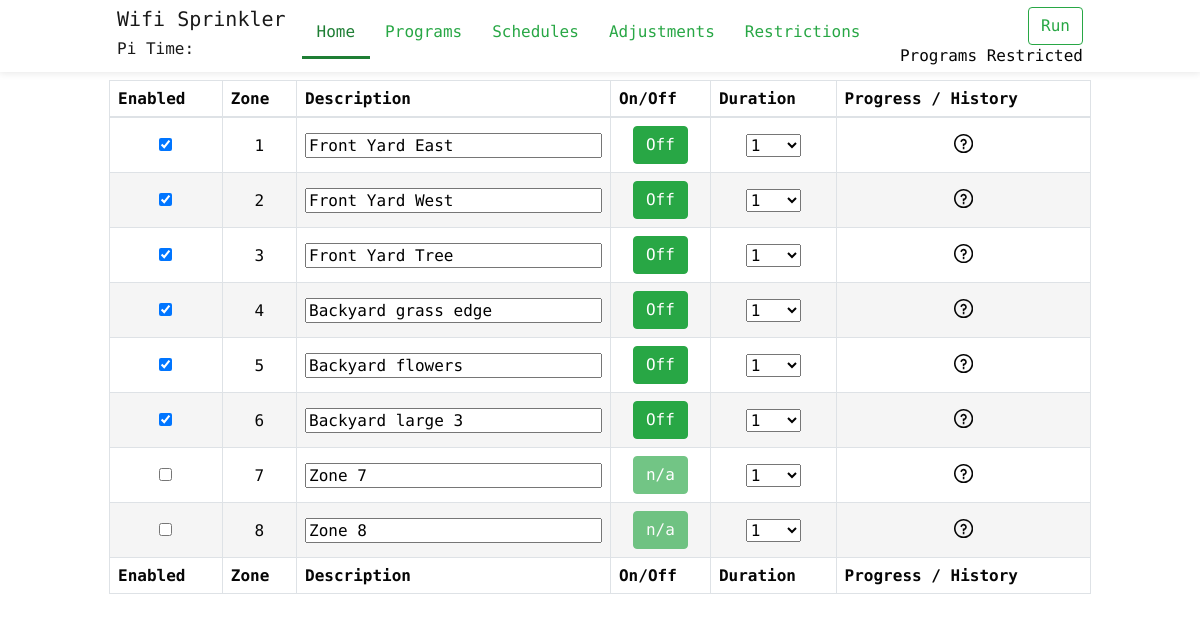
Before: / with the older database file.
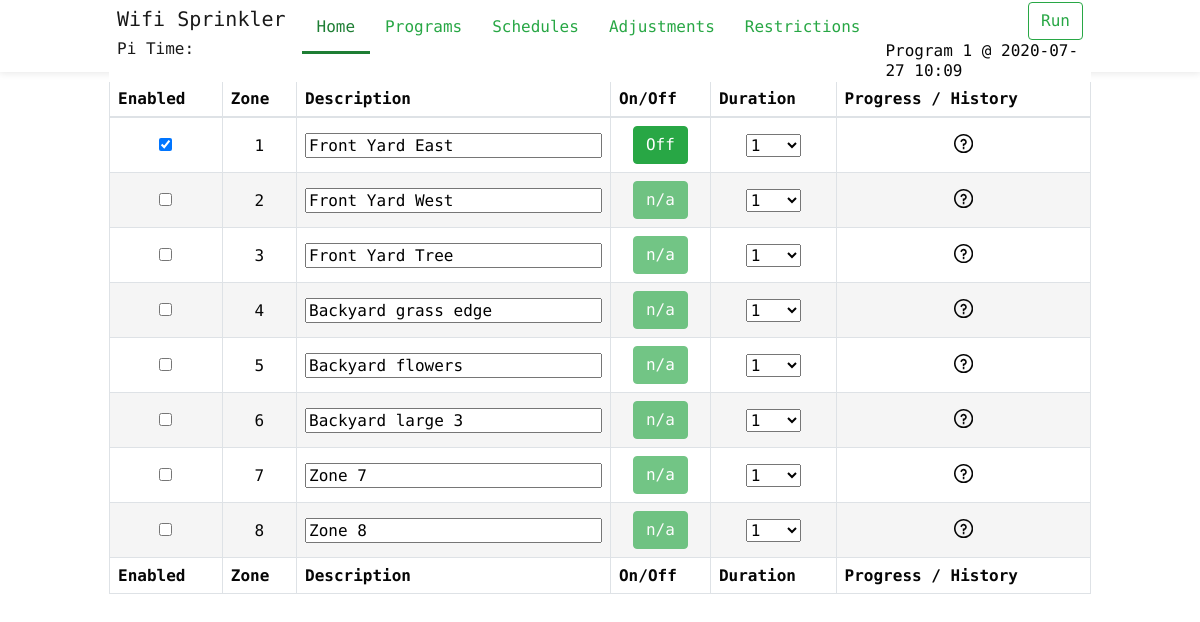
After: the same page with the newer database file.
### main.py (models this page shows)
class Zone(db.Model):
	__tablename__ = 'Zone'
	zone_id = db.Column(db.Integer, primary_key=True)
	description = db.Column(db.String(120), unique=False, nullable=True)
	enabled = db.Column(db.Boolean)
	program_zones = db.relationship('Program_Zones', backref='zone')

class Program(db.Model):
	__tablename__ = 'Program'
	program_id = db.Column(db.Integer, primary_key=True)
	description = db.Column(db.String(120), unique=False, nullable=True)
	enabled = db.Column(db.Boolean)
	program_zones = db.relationship('Program_Zones', backref='program', cascade="all, delete-orphan")
	program_run = db.relationship('Program_Run', backref='program', cascade="all, delete-orphan")
	program_schedule = db.relationship('Program_Schedule', backref='program', cascade="all, delete-orphan")
	program_adjustment = db.relationship('Program_Adjustment', backref='program', cascade="all, delete-orphan")
	program_restriction = db.relationship('Program_Restriction', backref='program', cascade="all, delete-orphan")

### main.py (the view)
@app.route("/")
def index():
	zones = Zone.query.all()
	next_progam_run = GetNextProgamRun()
	return render_template('index.html', zones=zones, next_progam_run=next_progam_run, curent_page='Home')

### main.py (called while the page is built)
@app.context_processor
def utility_processor():
	return dict(isAllowedTime=isAllowedTime )

@app.template_filter('datetimeformat')
def datetimeformat(value, format='%Y-%m-%d %H:%M'):
	return value.strftime(format)

### templates/index.html (shortened to what this page needs)
{% extends 'layout.html' %}
{% from "_macros.html" import duration %}
{% block body %}
		<div class="container" >
			<div class="row">
				<div id="zone_div" class="col-lg-12">
					<table class="table table-bordered dataTable" id="dataTable" cellspacing="0"  width="100%">
						<thead>
							<tr role="row">
							<th >Enabled</th>
							<th class="td-select">Zone</th>
							<th >Description</th>
							<th id="ZoneOnOffSpan">On/Off</th>
							<th >Duration</th>
							<th >Progress / History</th>
						</thead>
						<tfoot>
							<tr>
								<th >Enabled</th>
								<th class="td-select">Zone</th>
								<th >Description</th>
								<th id="ZoneOnOffSpan">On/Off</th>
								<th >Duration</th>
								<th >Progress / History</th>
							</tr>
						</tfoot>
						<tbody>
						  {% for zone in zones %}
						  	{% if zone.zone_id % 2 == 0 %}
						    <tr role="row" class="RowEven">
						    {% else %}
						    <tr role="row" class="RowOdd">
						    {% endif %}
						      <td >
						        {% if zone.enabled %}
						          <input type="checkbox" id="chk_{{zone.zone_id}}" name="chk_{{zone.zone_id}}" checked>
						        {% else %}
						          <input type="checkbox" id="chk_{{zone.zone_id}}" name="chk_{{zone.zone_id}}">
						        {% endif %}
						      </td>
						      <td class="td-select">{{ zone.zone_id }}</td>
						      <td id="ZoneDescriptionSpan"><input type="text" id="desc_{{ zone.zone_id }}" value="{{ zone.description }}"></td>
						      {% if zone.enabled %}
						        <td id=""><button class="btn btn-success" type='button' value=0 id='{{ zone.zone_id }}'>Off</button></td>
						      {% else %}
						        <td id=""><button class="btn btn-success" type='button' value=0 id='{{ zone.zone_id }}' disabled>n/a</button></td>
						      {% endif %}
						      <td>{{ duration(zone.zone_id, 0) }}</td>
						      <td>
										<svg class="icon icon-zone-question" id="zone-history_{{ zone.zone_id }}">
											<use xlink:href="/static/css/symbol-defs.svg#icon-question"></use>
										</svg>
									</td>
						   	</tr>
						  {% endfor %}
						</tbody>
					</table>
				</div>
			</div>
		</div>
	</body>
</html>
{% endblock %}

### templates/layout.html (shortened to what this page needs)
<!doctype html>
<html lang="">
	<head>
		<link rel="stylesheet" href="{{ url_for('static', filename='css/bootstrap.min.css') }}">
		<link rel="stylesheet" href="{{ url_for('static', filename='css/wifi-sprinkler.css') }}">
		<link rel="stylesheet" href="//code.jquery.com/ui/1.12.1/themes/base/jquery-ui.css">
	</head>
	<body class="home with-promo">
		<header class="fixed-top">
			<div class="headerLightBox">
				<div class="container" >
					<nav class="navbar navbar-toggleable-md navbar-light">
						<div class="logo">
							<a class="navbar-brand" href="/">
								<h5>Wifi Sprinkler</h6>
								<h6>Pi Time: <Pi Time: <span id='time_value' class="label" ></h6>
							</a>
						</div>
						<div class="navigation">
							<ul class="nav navbar-left">
								<li class="nav-item {{'active' if curent_page=='Home'}} tf-menu">
									<a class="nav-link" href="/">Home</a>
								</li>
								<li class="nav-item {{'active' if curent_page=='Programs'}} tf-menu">
									<a class="nav-link" href="/programs">Programs</a>
								</li>
								<li class="nav-item {{'active' if curent_page=='Schedules'}} tf-menu">
									<a class="nav-link" href="/schedules">Schedules</a>
								</li>
								<li class="nav-item {{'active' if curent_page=='Adjustments'}} tf-menu">
									<a class="nav-link" href="/adjustments">Adjustments</a>
								</li>
								<li class="nav-item {{'active' if curent_page=='Restrictions'}} tf-menu">
									<a class="nav-link" href="/restrictions">Restrictions</a>
								</li>
							</ul>
							<ul class="nav navbar-right justify-content-end">
								<li>
									<button class="btn btn-outline-success my-2 my-sm-0 start_stop_btn" type="button" id="">Run</button>
								</li>
								{% if next_progam_run.program is not none %}
								<li>
									<div style="padding-left: 10px;">
										<span class="middle">
										{{next_progam_run.program}}{{' @ ' + next_progam_run.run_datetime|datetimeformat if next_progam_run.program_id != 0 else ''}}
									</span>
									</div>
								</li>
								{% endif %}
							</ul>
						</div>
					</nav>
				</div>
			</div>
		</header>
		{% block body %}{% endblock %}

### templates/_macros.html (shortened to what this page needs)
{% macro duration(id, value, enabled=True) %}
<select id ="select_{{ id }}" style="width:55px;" {{'' if enabled else 'disabled'}}>
	{% for n in range(1, 61, 1) %}
		<option value='{{n}}' {{'selected' if value==n else ''}}>{{n}}</option>
	{% endfor %}
</select>
{% endmacro %}

Changed rows visible on the page:
now on this page (row unchanged): Program: program "Program 1"
changed Zone "Front Yard West": zone_id "☑" → "☐"; enabled "Off" → "n/a"
changed Zone "Front Yard Tree": zone_id "☑" → "☐"; enabled "Off" → "n/a"
changed Zone "Backyard grass edge": zone_id "☑" → "☐"; enabled "Off" → "n/a"
changed Zone "Backyard flowers": zone_id "☑" → "☐"; enabled "Off" → "n/a"
changed Zone "Backyard large 3": zone_id "☑" → "☐"; enabled "Off" → "n/a"
Other visible differences:
{{ next_progam_run.program }}: "Programs Restricted" → (not shown)
text now shown: "@ 2020-07-27 10:09"
